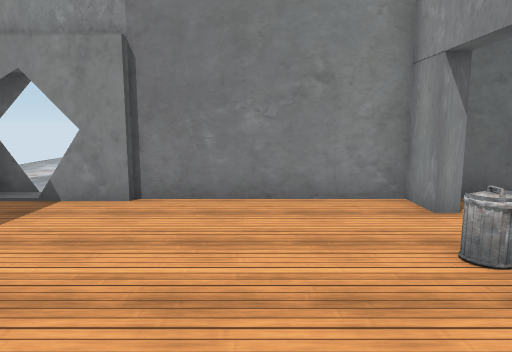
[1] (above)

15 first-person views from a walk through a 3-D level made in the Unity game engine. The camera is 1.5 m above the floor, tilts 8° down and sees 70° across. Doors are open. The floor is counted in squares, 1 m on a side. Each view is taken from the middle of a square. On the plan, view 1 faces up. The plan holds only what a view shows up to about 16 squares ahead; the rest is blank. The place goes on beyond the plan. The player character is not drawn. Some surface patterns are stand-ins.

[2]
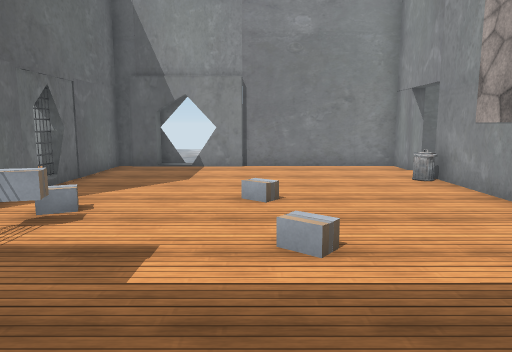

[3]
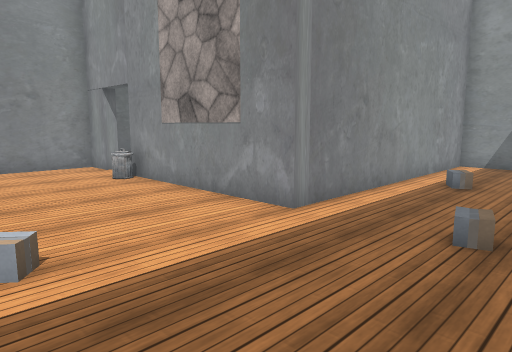

[4]
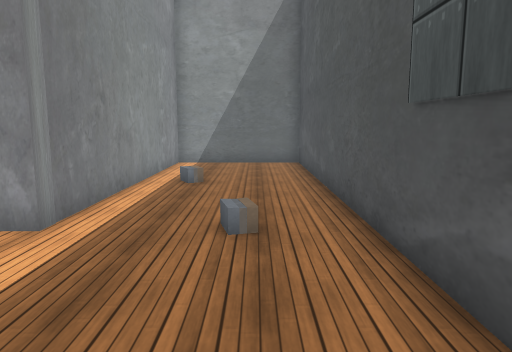

[5]
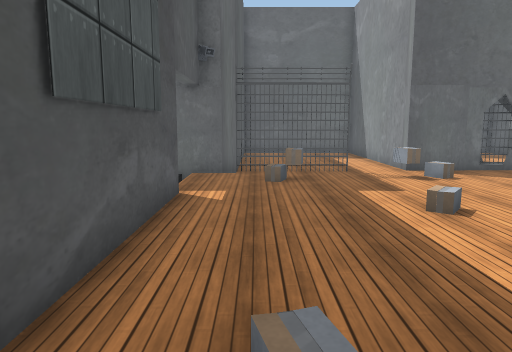

[6]
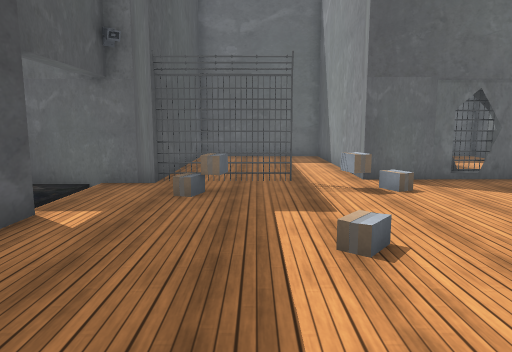

[7]
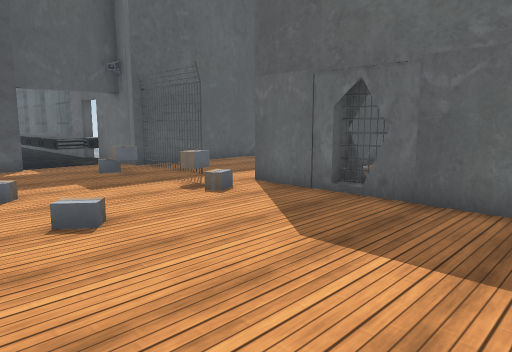

[8]
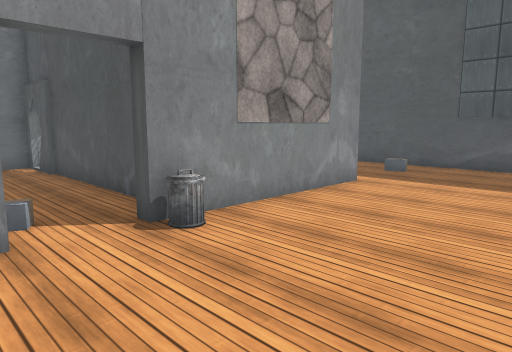

[9]
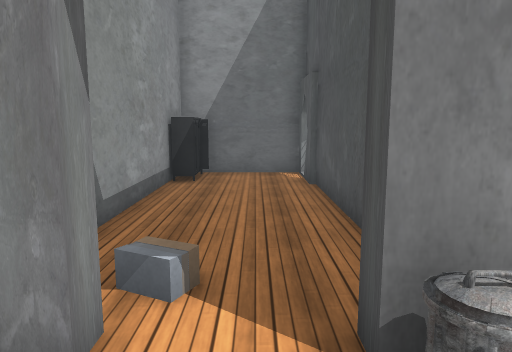

[10]
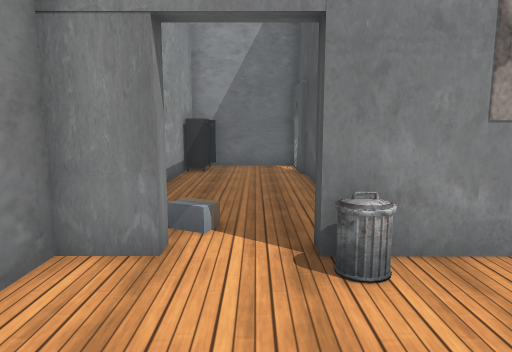

[11]
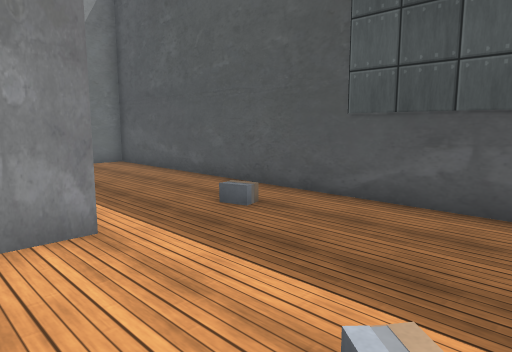

[12]
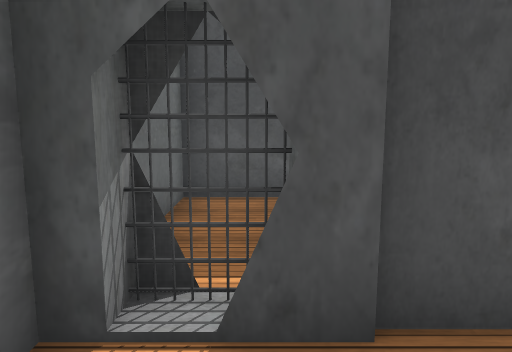

[13]
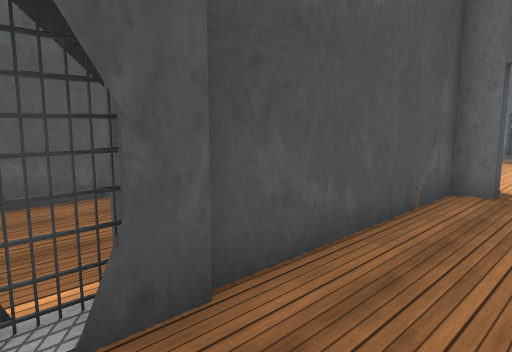

[14]
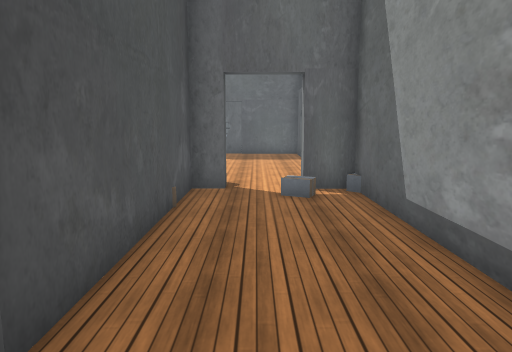

[15]
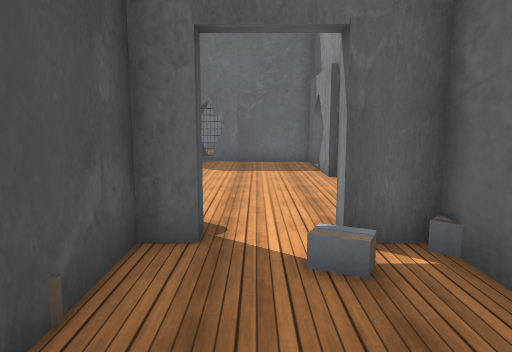

### Floor plan
Points are (right, up) in squares from view 1. A wall is a line through its corners. A room is listed if a view was taken in it or the views show most of it. See-through windows are left out.
Room 1 (views 1, 2, 3, 4, 5, 6, 7, 8, 9, 10, 11)
walls: (-3, -6.7) (12.5, -6.7) (12.5, -1.9) (3, -1.9) (3, 3.6); (3, 6.1) (3, 7.3) (-2.5, 7.3); (-7.8, 2.4) (-7, 2.4) (-7, 0) (-10.5, 0); (-2.5, 7.6) (-2.5, 7.1) (-4.2, 7.1); (-5.6, 7.1) (-6.5, 7.1); (-4.8, 7.7) (-5.6, 7.7); (-7, 7.3) (-7, 3.4); (-10.5, -5.6) (-6.4, -5.6) (-6.4, -7)
ways out: opening at (3.5, 4) to room 2; open door at (3.3, 5.3) to room 2; opening at (-7, 3); open door at (-4.5, -7); open door at (-4.5, 7.5)
objects: other object (-7, -5) to (-7, -2); other object (-7, 3); other object (-6, -1) to (-5, -1); other object (-5, -4)
Room 2 (views 12, 13, 14, 15)
walls: (10.5, 7.3) (3.5, 7.3) (3.5, 6.1); (10.4, 3.6) (11.1, 3.6); (10.7, 3.8) (10.7, 2.9); (11.5, 3) (12, 3) (12, 3.6) (12.5, 3.6) (12.5, 6.8); (3.4, 3.5) (9.6, 3.5)
ways out: opening at (3.5, 4) to room 1; open door at (3.3, 5.3) to room 1; gap at (11, 3)
objects: other object (3, 4); other object (11, 7) to (12, 7)

Positions as (right, up) in squares from view 1, and headings:
1: (0, 0), facing up
2: (-2, -6), facing up
3: (-2, -6), facing up-right
4: (-2, -5), facing right
5: (5, -5), facing left
6: (3, -3), facing left
7: (0, 7), facing down-left
8: (-2, 7), facing down-right
9: (1, 5), facing right
10: (-1, 5), facing right
11: (-2, 0), facing down-right
12: (11, 6), facing down
13: (12, 6), facing down-left
14: (12, 5), facing left
15: (8, 5), facing left
